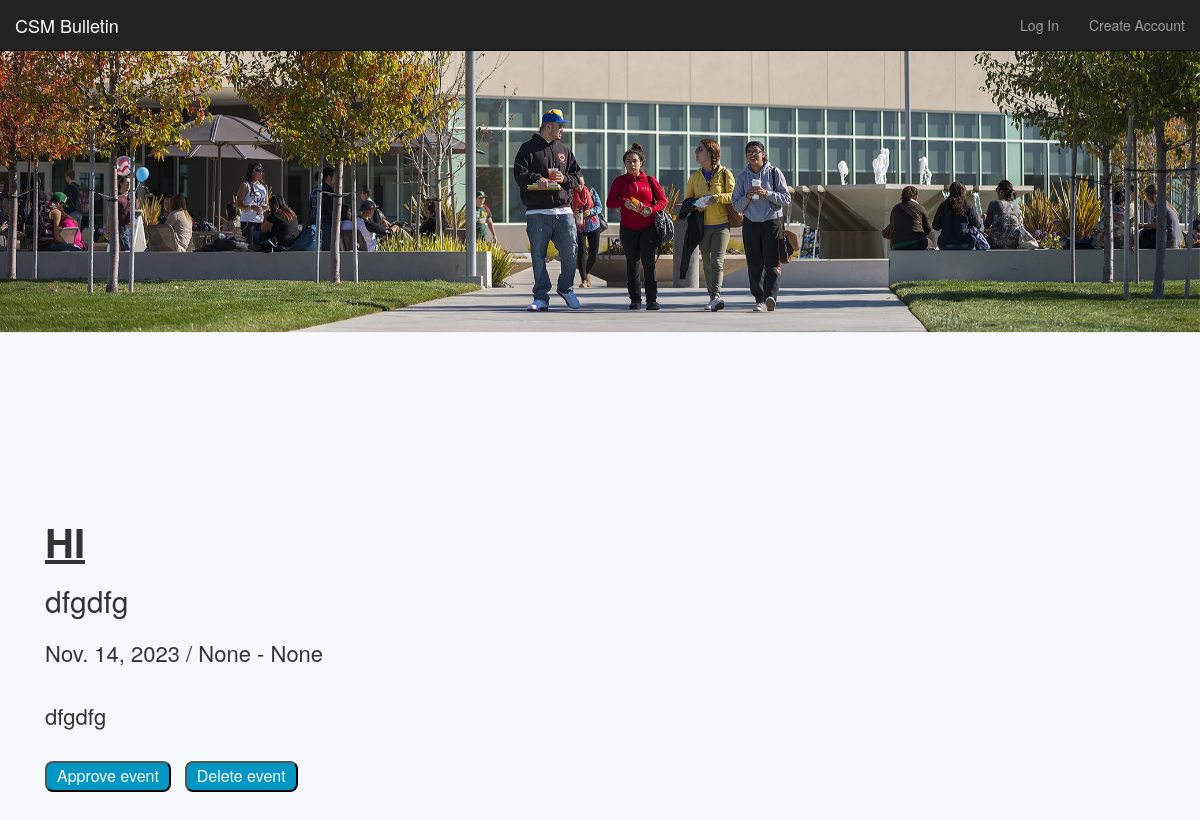
The app's page /members/moderator/view/12/ with its own data.
### events/models.py (models this page shows, shortened)
class Event(models.Model):  # makes an event class with five atributes
    title        = models.CharField(max_length=120) # make title limited to 120 chars
    description  = models.TextField(blank=True, default='') # make description not required
    repeats      = models.BooleanField(default=False)
    approved     = models.BooleanField(default=False)
    date         = models.DateField()
    start_time   = models.TimeField()
    end_time     = models.TimeField()
    posting_club = models.CharField(max_length=100)
    user         = models.ForeignKey(to=User, related_name="events", blank=True, null=True, on_delete=models.CASCADE)
    image        = models.ImageField(null=True, blank=True, upload_to='images/')

### members/views.py (the view)
def moderator_event_detail_view(request, id):           # shows one event
    obj = get_object_or_404(Event, id=id)               # get object id=id, if it does not exist throw 404 error
    context = {                                         # defines what to pass in to event_detail.html
        'object': obj,
    }
    return render(request, 'authenticate/moderator_event_detail.html', context)

### members/templates/authenticate/moderator_event_detail.html
{% extends 'base.html' %}
{% block content %}
{% load static %} <link rel="stylesheet" href="{% static 'eventdetails.css' %}">
<div class="fixed-bg"></div>
<body>
<h1>{{ object.title }}</h1>
<h2>{{ object.posting_club }}</h2>
<p>
    {{ object.date }} / {{ object.start_time }} - {{ object.end_time }}{% if object.repeats %} / Repeats{% else %}{% endif %}
    <br><br>
    {% if object.description %}{{ object.description }}{% else %}Description coming soon{% endif %}
</p>
<br>
<a href="/members/moderator/update/{{ object.id }}"><button>Approve event</button></a>
<a href="/members/moderator/delete/{{ object.id }}"><button>Delete event</button></a>
</body>
{% endblock %}

### events/static/base.css (style rules this page uses)
body { background-color: rgba(0, 77, 150, 0.034); margin-left: 30px; margin-bottom: 50px; }

### events/static/eventdetails.css (style rules this page uses)
body { margin-left: 45px; margin-bottom: 40px; }
.fixed-bg { background-image: url("images/college_of_san_mateo_cover.jpeg"); min-height: 500px; background-attachment: fixed; background-position: center -500px; background-repeat: no-repeat; background-size: cover; margin-left: -45px; }
p { font-size: 22px; margin-right: 25px; margin-top: 20px; }
h1 { font-size: 40px; font-weight: bold; text-decoration: underline; }
button { margin-right: 10px; text-decoration: black; background-color: #0096c4; color: rgb(255, 255, 255); padding: 2px 10px; text-align: center; text-decoration: none; display: inline-block; font-size: 16px; border-radius: 8px; }

### records on screen
Event: title "HI", posting_club "dfgdfg", date "Nov. 14, 2023", start_time "None", end_time "None", description "dfgdfg"
